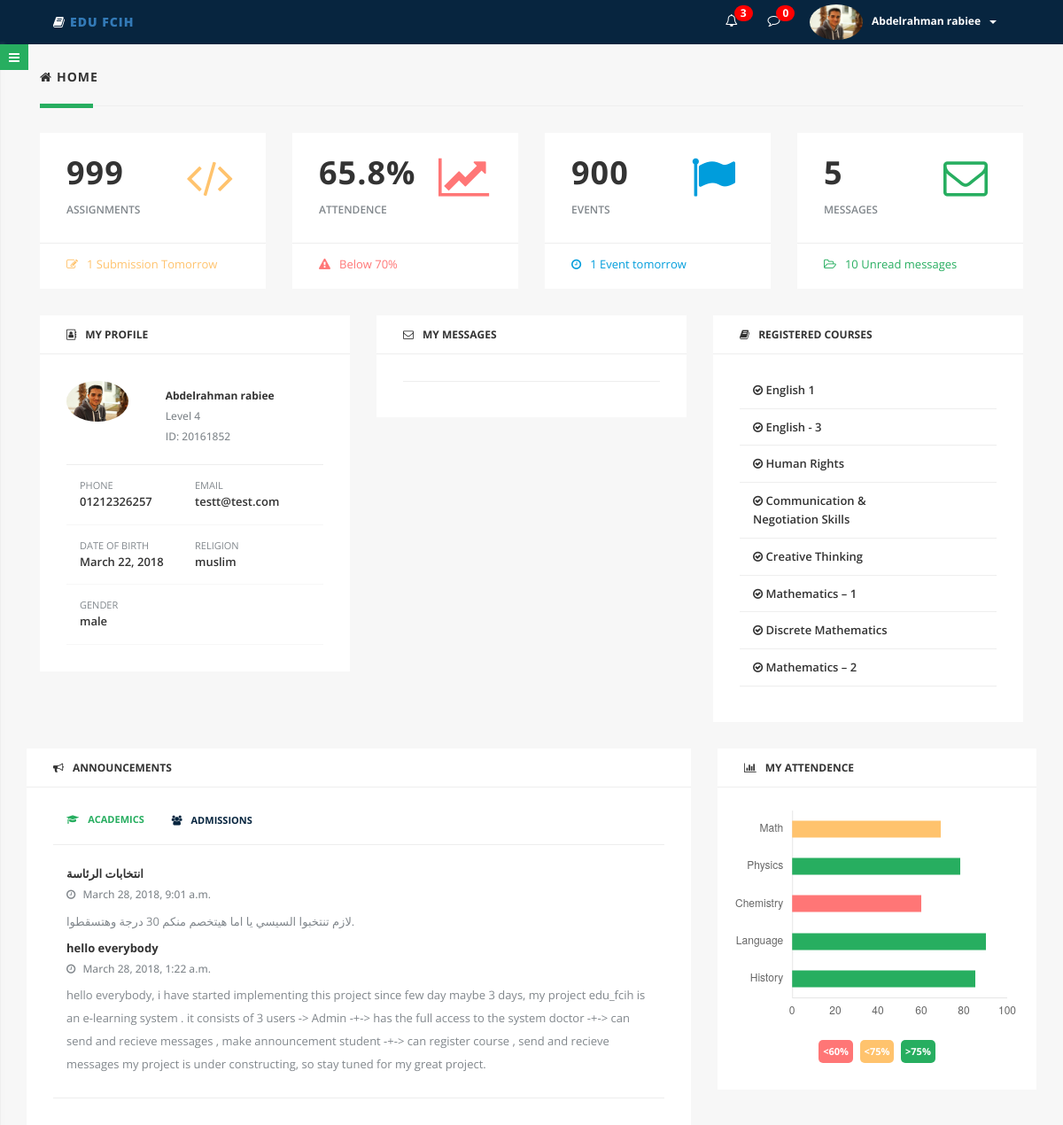
Before: /student/ (signed in) with the older database file.
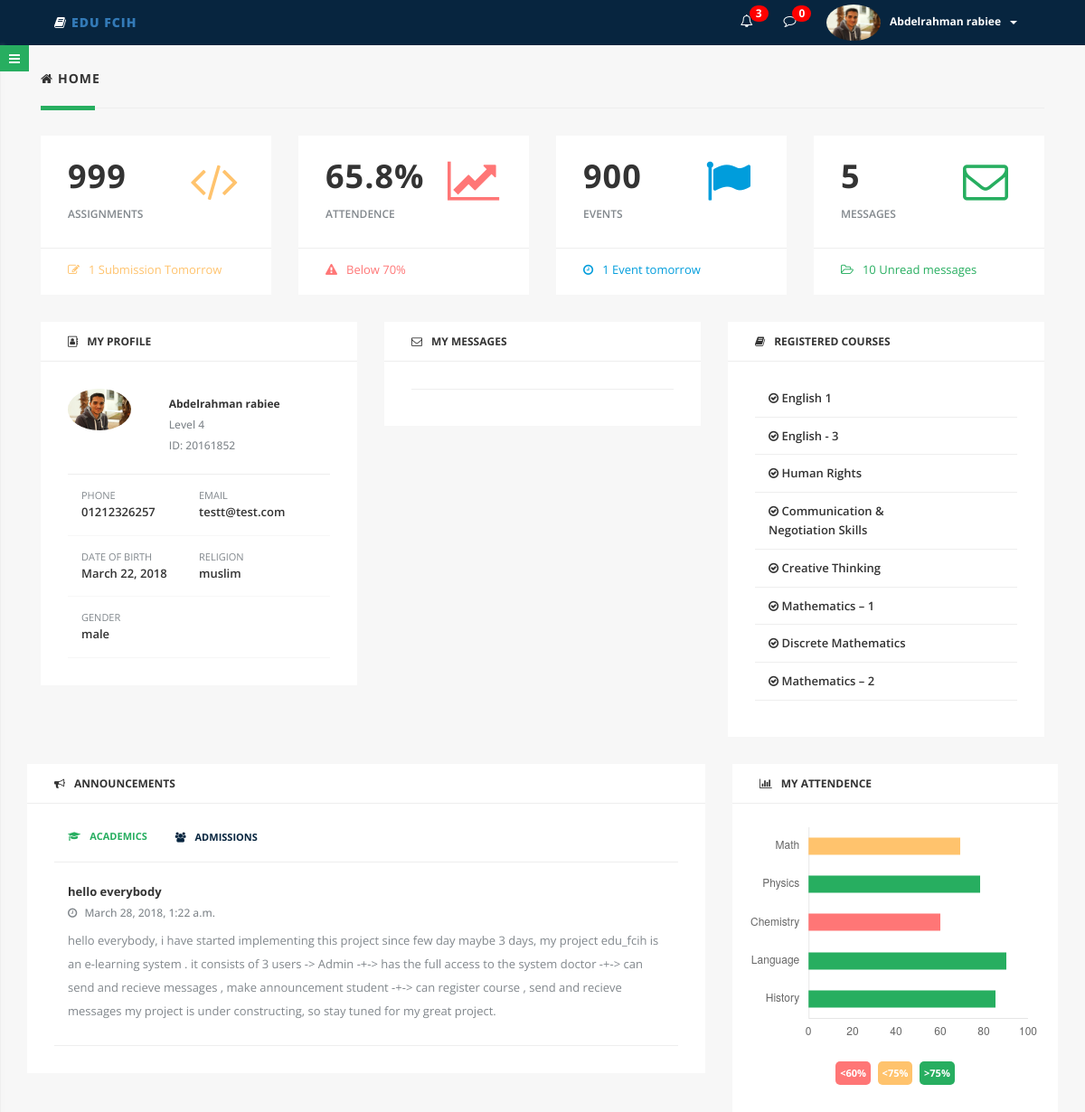
After: the same page with the newer database file.
### courses/models.py (models this page shows, shortened)
class Course(models.Model):
    student         = models.ManyToManyField(User,
                                         blank=True,
                                         related_name="student")
    doctor          = models.ManyToManyField(User,
                                          blank=True,
                                         related_name="doctor")
    name            = models.CharField(max_length=120,null=True,blank=True)
    code            = models.CharField(max_length=120,null=True,blank=True)
    credit_hours    = models.CharField(max_length=12,null=True,blank=True,choices=hours_choices)
    description     = models.TextField(max_length=1200,null=True,blank=True)
    created         = models.DateTimeField(null=True, auto_now_add=True)
    passed          = models.BooleanField(default=False)

### announcement/models.py (models this page shows, shortened)
class Announcement(models.Model):
    an_type         = models.CharField(max_length=50, null=True, blank=True,choices=type_choices)
    an_for          = models.CharField(max_length=50, null=True, blank=True,choices=for_choices)
    an_subject      = models.CharField(max_length=150, null=True, blank=True)
    an_description  = models.TextField(max_length=1250, null=True, blank=True)
    created         = models.DateTimeField(null=True, auto_now_add=True)
    date            = models.DateField(null=True, auto_now_add=True)

### student_dashboard/views.py (the view)
# urls.py: path('student/',include('student_dashboard.urls',namespace='student-dashboard')),
def student_dashboard(request):
    if request.user.is_authenticated:
        students = Group.objects.get(name="Students").user_set.all()
        for student in students:
            if request.user == student:
                messages       = Message.objects.filter(reciever__username = request.user ).filter(date=datetime.date.today())
                messages_count = Message.objects.filter(reciever__username=request.user).count()
                messages_count_today = Message.objects.filter(reciever__username=request.user).filter(date=datetime.date.today()).count()
                announcement_academic = Announcement.objects.filter(an_type='Academic').exclude(an_for='Doctors').order_by('-created')
                announcement_administrative = Announcement.objects.filter(an_type='Administrative').exclude(an_for='Doctors').order_by('-created')
                date = datetime.date.today()
                profile_info = Student_profile.objects.get(user__username=request.user)
                term = Term.objects.filter(active=True)
                if term.exists():
                    registered_courses = Term.objects.get(active=True).courses.filter(student__username=request.user).exclude(passed=True)
                else:
                    registered_courses = False
                template_name = 'student/student-dashboard.html'
                context       = {
                        'messages':messages,
                    'messages_count':messages_count,
                    'messages_count_today':messages_count_today,
                    'announcement_academic': announcement_academic,
                    'announcement_administrative': announcement_administrative,
                    'date': date,
                    'profile_info':profile_info,
                    'registered_courses':registered_courses
                }
                return render(request,template_name,context)
        else:
            return redirect('accounts:login')
    else:
        return redirect('accounts:login')

### chat_system/templatetags/app_filters.py (called while the page is built)
@register.filter(name='convert_id_sender')
def convert_id_sender(value):
    try:
        student = Student_profile.objects.filter(user__username=value)
        doctor  = Doctor_profile.objects.filter(user__username=value)
    except Student_profile.DoesNotExist:
        student = None
        doctor  = None
    if student.exists():
        student = Student_profile.objects.get(user=value)
        return student.first_name + " " + student.last_name
    if doctor.exists():
        doctor = Doctor_profile.objects.get(user=value)
        return "dr. "+ doctor.first_name + " " + doctor.last_name
    if not student.exists() and not doctor.exists():
        return 'Super Admin'

### student_dashboard/templates/student/student-dashboard.html (shortened to what the changed rows need)
{% extends 'base/dashboard/base_student.html' %}
{% load static %}
{% load app_filters %}
{% load convert_id_reciever %}
{% load convert_id_img %}
	{% block content %}
			<div class="main-content" id="content-wrapper">
				<div class="container-fluid">
					<div class="row">
						<div class="col-lg-12 clear-padding-xs">
							<div class="dashboard-stats">
								<div class="col-sm-6 col-md-3">
									<div class="stat-item">
										<div class="stats">
											<div class="col-xs-8 count">
												<h1>999</h1>
											</div>
										</div>
									</div>
								</div>
								<div class="col-sm-6 col-md-3">
									<div class="stat-item">
										<div class="stats">
											<div class="col-xs-8 count">
												<h1>65.8%</h1>
											</div>
										</div>
									</div>
								</div>
								<div class="col-sm-6 col-md-3">
									<div class="stat-item">
										<div class="stats">
											<div class="col-xs-8 count">
												<h1>900</h1>
											</div>
										</div>
									</div>
								</div>
								<div class="col-sm-6 col-md-3">
									<div class="stat-item">
										<div class="stats">
											<div class="col-xs-8 count">
												<h1>{{ messages_count }}</h1>
											</div>
										</div>
									</div>
								</div>
							</div>
						</div>
					</div>
					<div class="row">
						<div class="col-lg-12 clear-padding-xs">
							<div class="col-sm-4">
								<div>
									<div class="my-msg dash-item">
										<div class="inner-item">
                                            {% if registered_courses %}
                                            {% for course in registered_courses %}
											<div class="timetable-item">
												<div class="col-xs-9">
													<p class="title"><i class="fa fa-check-circle-o "></i>  {{ course.name }}</p>
												</div>
												<div class="clearfix"></div>
											</div>
                                            {% endfor %}
                                            {% endif %}
											</div>
										</div>
									</div>
								</div>
							</div>
						</div>
					</div>
					<div class="row">
						<div class="col-lg-12 clear-padding-xs">
							<div class="col-md-8">
								<div class="my-msg dash-item">
									<div class="inner-item dashboard-tabs">
										<div class="tab-content">
											<div class="tab-pane active" id="1">
												<div class="announcement-item">
													{% for an_academic in announcement_academic %}
													<h5>{{ an_academic.an_subject }}  {% if an_academic.date == date %} <span class="new">New</span> {% endif %}</h5>
													<h6><i class="fa fa-clock-o"></i> {{ an_academic.created }}</h6>
													<p>{{ an_academic.an_description }}.</p>
                                                    {% endfor %}
												</div>
											</div>
										</div>
									</div>
								</div>
							</div>
						</div>
					</div>
				</div>
			</div>
{% endblock %}

Changed rows visible on the page:
removed Announcement: an_subject "انتخابات الرئاسة", created "March 28, 2018, 9:01 a.m.", an_description "لازم تنتخبوا السيسي يا اما هيتخصم منكم 30 درجة وهتسقطوا"
